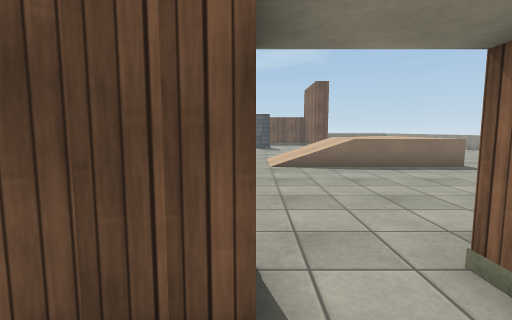
[1] (above)

23 first-person views from a walk through a Unity game level. The camera is 1.3 m above the floor, tilts 6° down and sees 85° across. The floor is counted in squares, 1 m on a side. Each view is taken from the middle of a square. On the plan, view 1 faces up. The plan holds only what a view shows up to about 13 squares ahead; the rest is blank. The place goes on beyond the plan. Some animated figures are not drawn. Door leaves are left out, so doorways stand open. Surface patterns are stand-ins for the level's own textures.

[2]
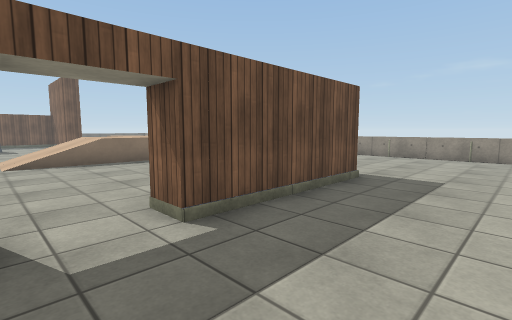

[3]
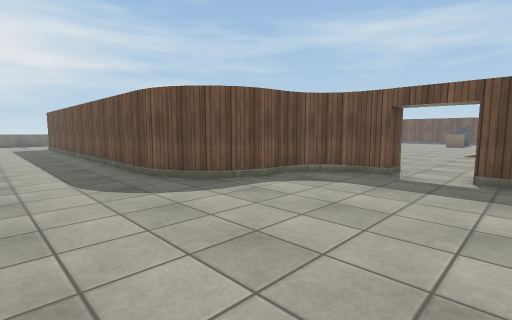

[4]
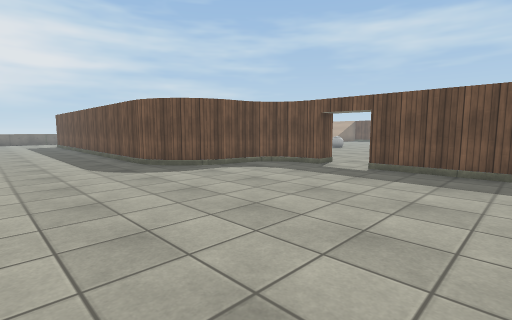

[5]
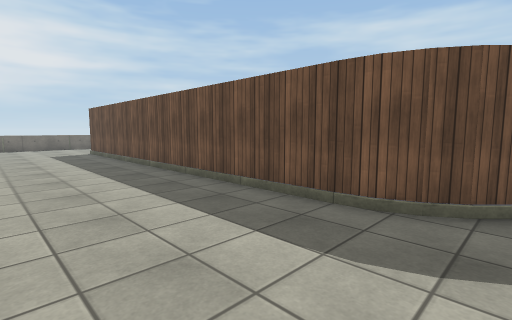

[6]
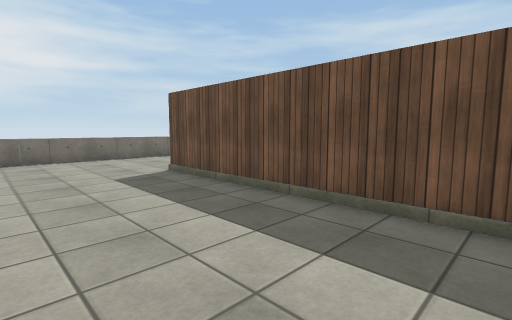

[7]
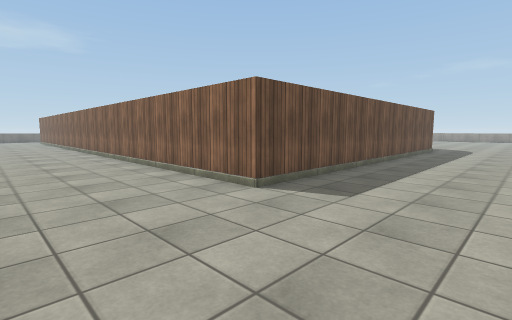

[8]
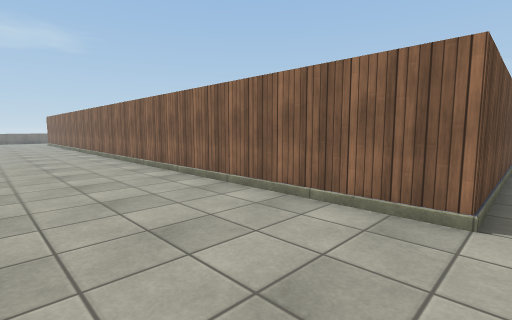

[9]
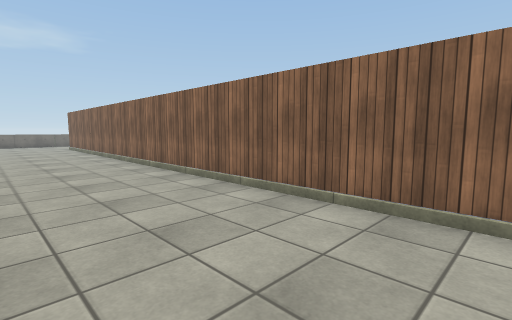

[10]
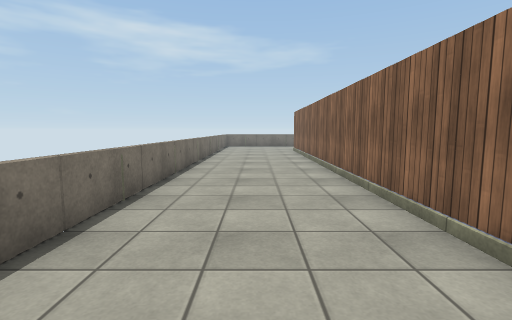

[11]
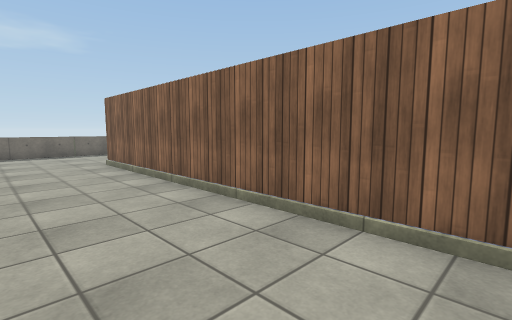

[12]
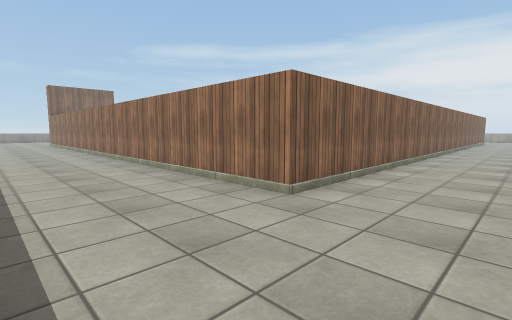

[13]
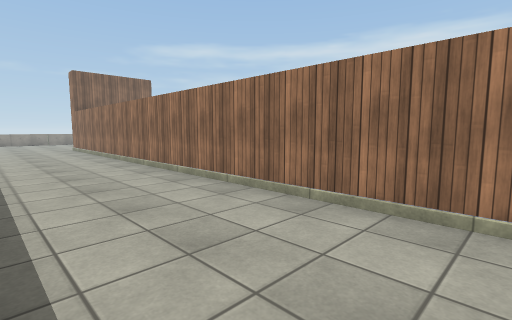

[14]
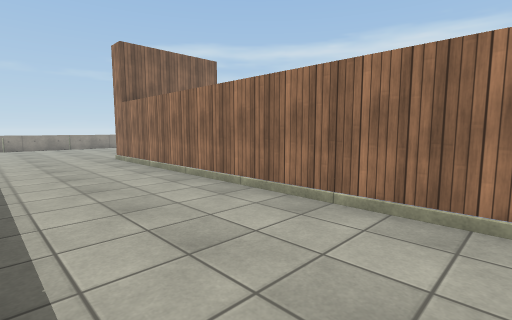

[15]
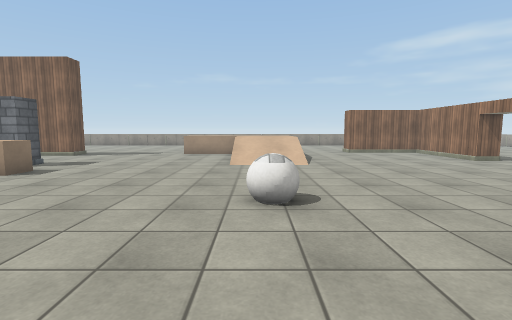

[16]
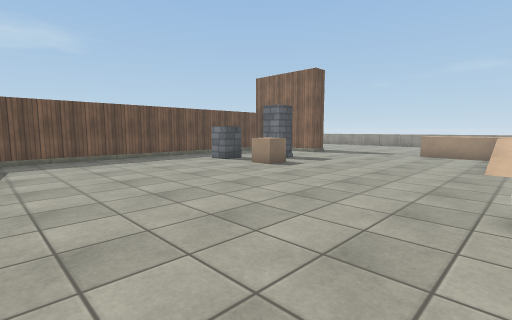

[17]
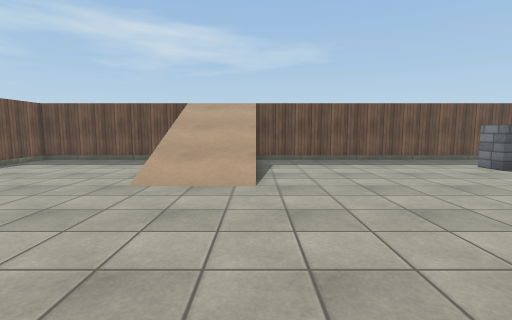

[18]
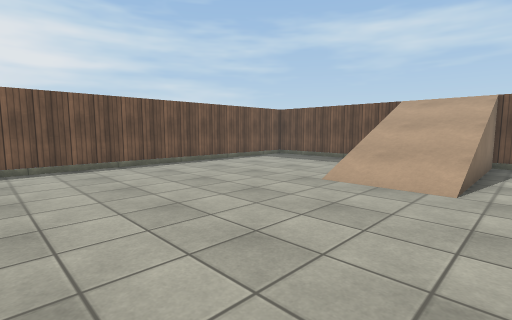

[19]
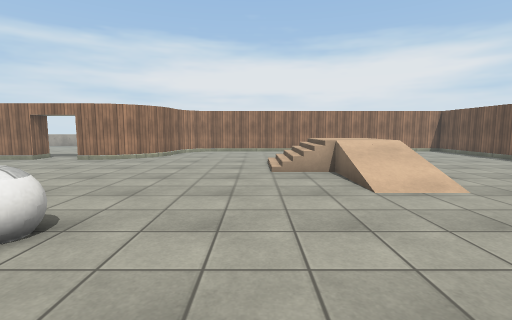

[20]
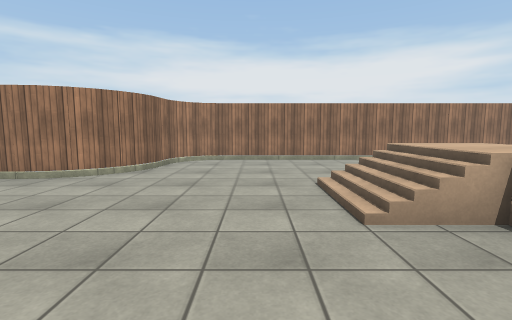

[21]
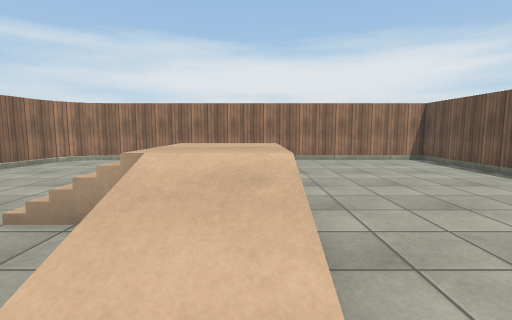

[22]
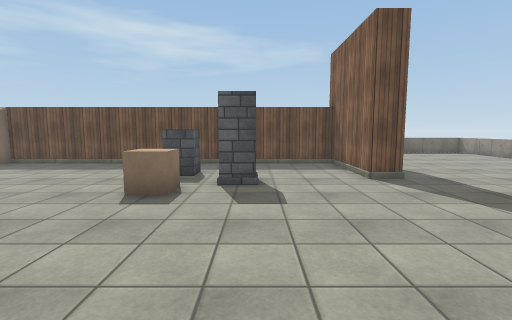

[23]
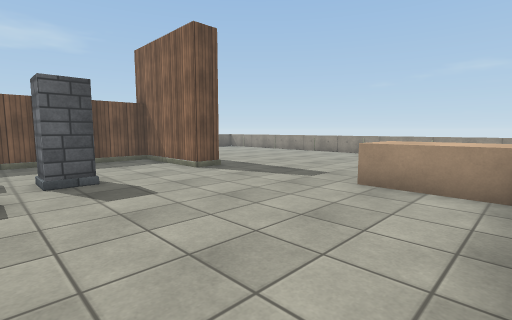

### Floor plan
Key: @ floor where view 1 was taken; # wall or solid block; . main floor; : floor 1 m higher than the main floor; / step, stairs or slope; D open door; = window, fence, low wall or low ledge; B block; C column; A ball; O other object.
Columns run from 26 left of view 1 to 7 right of it. Each row starts with its distance up from view 1.
 32    ==
 31   ............................
 30    ...............................
 29   ................................
 28   ................................
 27   ...............................
 26   ....##########################
 25   ....#..... ////..............#
 24   ....#..... ////..............#
 23   ....#......////.......CC.....#..
 22   ....#......////.......CC.....#..
 21 =.....#......////.........CC......
 20 =.....#......////.......BB........
 19 =.....#.................BB........
 18 =.....#...........................
 17 =.....#...........................
 16 =.....#.........................:
 15 =.....#.........................
 14 =.....#.........................
 13 =.....#....................///::
 12 =.....#        ......A.....///
 11 =.....#       .......A.....///
 10  .....#      ............../==...B
  9  .....#     ..//..................
  8  .....#    ...//..................
  7  .....#   ....//.................
  6  .....#   ....:://..............
  5  .....#  .....  //.............
  4  .....# ......  //............
  3  .....#.......O /.............
  2  .....#.......   .......##DDD#####
  1  .....#.......  .......##.........
  0  .....#......   .......#..@.......
 -1  .....#......  ........#..........
 -2  .....#...... ........##..........
 -3 =.....#################..........
 -4 =................................
 -5 =................................
 -6 =................................
 -7 =...............................
 -8  . ............................ .

Where each view was taken, in squares from view 1:
view 1: 0 up, 0 right, facing up
view 2: 2 down, 0 right, facing up-right
view 3: 7 down, 3 right, facing up-left
view 4: 8 down, 6 right, facing up-left
view 5: 8 down, 3 left, facing up-left
view 6: 8 down, 12 left, facing up-left
view 7: 8 down, 25 left, facing up-right
view 8: 4 down, 25 left, facing up-right
view 9: 4 up, 25 left, facing up-right
view 10: 8 up, 23 left, facing up
view 11: 15 up, 24 left, facing up-right
view 12: 31 up, 24 left, facing down-right
view 13: 31 up, 16 left, facing down-right
view 14: 31 up, 8 left, facing down-right
view 15: 12 up, 10 left, facing right
view 16: 12 up, 10 left, facing up-right
view 17: 13 up, 10 left, facing up
view 18: 13 up, 9 left, facing up-left
view 19: 15 up, 8 left, facing down
view 20: 10 up, 7 left, facing down
view 21: 10 up, 12 left, facing down
view 22: 13 up, 1 right, facing up
view 23: 13 up, 1 left, facing up-right
